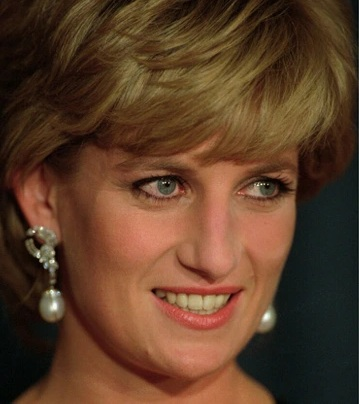
#> input picture backend/training_data/real_folder/011e6a566a8b107c9d795dbc8e.jpg, 359 x 404 px, found by its file name; its folder holds 4 pictures in this run
$ python trainingFunction.py
#> lines starting #> are read from the running program, lines starting #| are printed output that depends on the picture; long printed decimals are rounded
import os
import numpy as np
from skimage import io, color
from skimage.transform import resize
from sklearn.ensemble import GradientBoostingClassifier
from sklearn.model_selection import cross_val_predict, StratifiedKFold
from sklearn.metrics import confusion_matrix, accuracy_score
from sklearn.preprocessing import StandardScaler
import joblib
import logging
from PIL import Image
from PIL.ExifTags import TAGS
def extract_features(image_path, num_bins=20, size=(256, 256)):
#> called with num_bins = 20, size = (256, 256)
    print(f"Processing image: {image_path}")
    img = io.imread(image_path)
#> img is the input picture: shape (404, 359, 3); mean R, G, B 91.8, 61.1, 39.4
    if img.ndim == 3 and img.shape[2] == 4:
        img = color.rgba2rgb(img)
    if img.ndim == 3:
        img = color.rgb2gray(img)
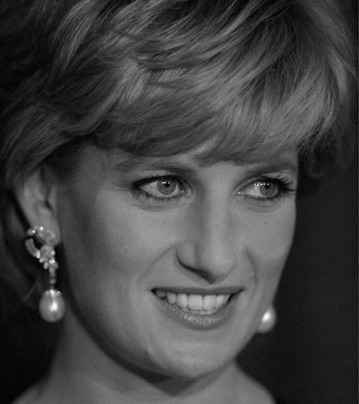
#> img: shape (404, 359) float64; min 0.005, max 0.99, mean 0.259
    img = resize(img, size, anti_aliasing=True)
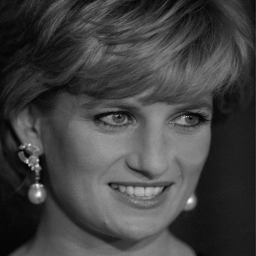
#> img: shape (256, 256) float64; min 0.0114, max 0.974, mean 0.259

    # FFT features
    F = np.fft.fft2(img)
    Fshift = np.fft.fftshift(F)
    log_F = np.log(1 + np.abs(Fshift))
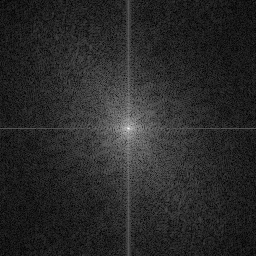
#> log_F: shape (256, 256) float64; min 0.0134, max 9.74, mean 1.59; drawn with min black and max white

    fft_mean = np.mean(log_F)
#> fft_mean = 1.59
    fft_std = np.std(log_F)
#> fft_std = 0.845
    fft_entropy = -np.sum(log_F * np.log(log_F + 1e-10))
#> fft_entropy = -61837.1

    print("FFT Mean:", fft_mean, "FFT Std:", fft_std, "FFT Entropy:", fft_entropy)
#| FFT Mean: 1.590 FFT Std: 0.8451 FFT Entropy: -61837.076

    hist_vals, _ = np.histogram(log_F.flatten(), bins=num_bins, density=True)
#> hist_vals = 20 values, max 0.624 at index 2, min 0 at index 16, mean 0.103
    print("Histogram:", hist_vals)
#| Histogram: [8.33019602e-02 3.82404629e-01 6.24498009e-01 4.51054229e-01
#|  2.34939766e-01 1.28576811e-01 7.13478936e-02 3.92821296e-02
#|  1.96410648e-02 9.41265087e-03 5.64759052e-03 3.38855431e-03
#|  1.69427716e-03 6.90261063e-04 1.25502012e-04 1.25502012e-04
#|  0.00000000e+00 6.27510058e-05 0.00000000e+00 3.13755029e-05]

    # Metadata features
    try:
        image = Image.open(image_path)
        exif_data = image._getexif()
        metadata_features = [0, 0, 0, 0, 0]
        if exif_data:
            for tag_id, value in exif_data.items():
                tag = TAGS.get(tag_id, tag_id)
                if isinstance(value, (str, int, float)):
                    metadata_features.append(len(str(value)))
        metadata_features = metadata_features[:5] if len(metadata_features) >= 5 else metadata_features + [0]*(5 - len(metadata_features))
    except:
        metadata_features = [0, 0, 0, 0, 0]

    print("Metadata:", metadata_features)

    return np.concatenate([[fft_mean, fft_std, fft_entropy], hist_vals, metadata_features])

# ----- Training -----
def get_all_images(folder):
    exts = ('.jpg', '.jpeg', '.png')
    return [f for f in os.listdir(folder) if f.lower().endswith(exts)]

def train_model(real_folder, ai_folder):
    logging.basicConfig(level=logging.INFO, format='%(asctime)s - %(levelname)s - %(message)s')

    real_files = get_all_images(real_folder)
    ai_files = get_all_images(ai_folder)

    n = min(len(real_files), len(ai_files))
    real_files = real_files[:n]
    ai_files = ai_files[:n]
    print(f"Training with {n} images from each class.")

    features = []
    labels = []
    skipped = 0

    for i in range(n):
        try:
            f_real = extract_features(os.path.join(real_folder, real_files[i]))
            f_ai = extract_features(os.path.join(ai_folder, ai_files[i]))
#| FFT Mean: 1.590 FFT Std: 0.8451 FFT Entropy: -61837.076
#| Histogram: [8.33019602e-02 3.82404629e-01 6.24498009e-01 4.51054229e-01
#|  2.34939766e-01 1.28576811e-01 7.13478936e-02 3.92821296e-02
#|  1.96410648e-02 9.41265087e-03 5.64759052e-03 3.38855431e-03
#|  1.69427716e-03 6.90261063e-04 1.25502012e-04 1.25502012e-04
#|  0.00000000e+00 6.27510058e-05 0.00000000e+00 3.13755029e-05]
            if np.any(np.isnan(f_real)) or np.any(np.isnan(f_ai)):
                skipped += 1
                continue
            features.append(f_real)
            labels.append(0)  # real
            features.append(f_ai)
            labels.append(1)  # ai
        except Exception as e:
            print(f"Skipping due to error: {e}")
            skipped += 1
#> pass 2 of the loop in train_model, `for i in range(n):`:
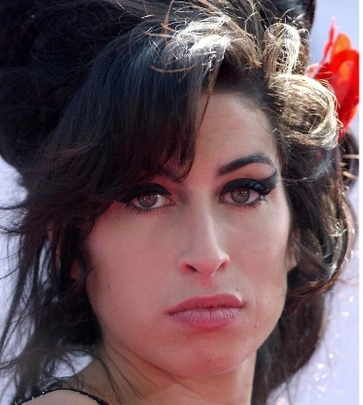
#> input picture backend/training_data/real_folder/07f1eb55d68baf917b75316aeb.jpg, 363 x 405 px, found by its file name
#> in extract_features, img is the input picture: shape (405, 363, 3); mean R, G, B 106.7, 83.3, 89.2
#> in extract_features (call 3), `img = resize(img, size, anti_aliasing=True)`:
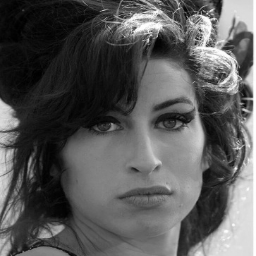
#> img: shape (256, 256) float64; min 0.00215, max 1, mean 0.348
#> in extract_features (call 3), `log_F = np.log(1 + np.abs(Fshift))`:
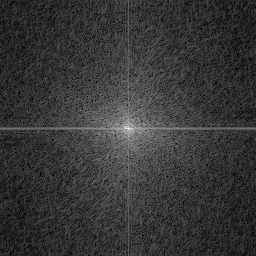
#> log_F: shape (256, 256) float64; min 0.0388, max 10.03, mean 2.21; drawn with min black and max white
#> fft_mean = 2.21
#> fft_std = 0.866
#> fft_entropy = -125768.3
#| FFT Mean: 2.211 FFT Std: 0.8662 FFT Entropy: -125768.313
#> hist_vals = 20 values, max 0.521 at index 3, min 0 at index 18, mean 0.1
#| Histogram: [1.63031279e-02 9.89789148e-02 2.85762691e-01 5.20997897e-01
#|  5.04786360e-01 2.85945872e-01 1.44010963e-01 7.27229411e-02
#|  3.67278330e-02 1.63641883e-02 1.01970875e-02 4.27422828e-03
#|  1.70969131e-03 1.16014768e-03 4.88483232e-04 2.44241616e-04
#|  6.10604040e-05 6.10604040e-05 0.00000000e+00 3.05302020e-05]
#| FFT Mean: 2.211 FFT Std: 0.8662 FFT Entropy: -125768.313
#| Histogram: [1.63031279e-02 9.89789148e-02 2.85762691e-01 5.20997897e-01
#|  5.04786360e-01 2.85945872e-01 1.44010963e-01 7.27229411e-02
#|  3.67278330e-02 1.63641883e-02 1.01970875e-02 4.27422828e-03
#|  1.70969131e-03 1.16014768e-03 4.88483232e-04 2.44241616e-04
#|  6.10604040e-05 6.10604040e-05 0.00000000e+00 3.05302020e-05]
#> pass 3 of the loop in train_model, `for i in range(n):`:
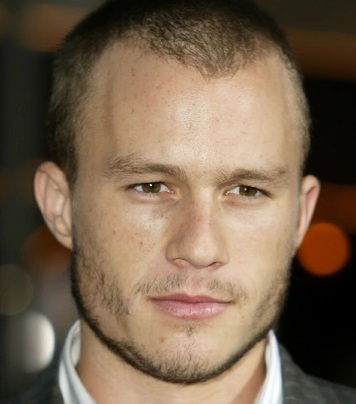
#> input picture backend/training_data/real_folder/240ef750bcabbe2cc057e9a011.jpg, 356 x 404 px, found by its file name
#> in extract_features, img is the input picture: shape (404, 356, 3); mean R, G, B 119.7, 99.6, 78.9
#> in extract_features (call 5), `img = resize(img, size, anti_aliasing=True)`:
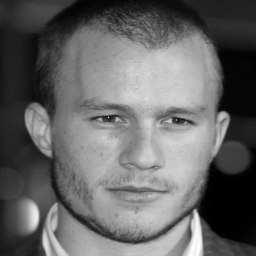
#> img: shape (256, 256) float64; min 0, max 0.997, mean 0.401
#> in extract_features (call 5), `log_F = np.log(1 + np.abs(Fshift))`:
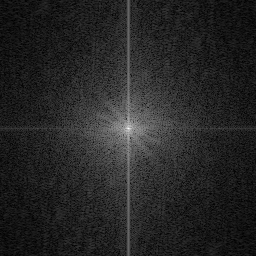
#> log_F: shape (256, 256) float64; min 0.0122, max 10.18, mean 1.52; drawn with min black and max white
#> fft_mean = 1.52
#> fft_std = 0.919
#> fft_entropy = -57956.3
#| FFT Mean: 1.522 FFT Std: 0.9192 FFT Entropy: -57956.325
#> hist_vals = 20 values, max 0.575 at index 2, min 0 at index 16, mean 0.0984
#| Histogram: [1.31971322e-01 5.06240310e-01 5.75198028e-01 3.48871413e-01
#|  1.78203314e-01 9.07828202e-02 5.58386394e-02 3.48541185e-02
#|  2.16749987e-02 1.06273540e-02 6.84473644e-03 3.36232667e-03
#|  1.68116334e-03 4.80332382e-04 4.80332382e-04 2.40166191e-04
#|  0.00000000e+00 6.00415478e-05 0.00000000e+00 3.00207739e-05]
#| FFT Mean: 1.522 FFT Std: 0.9192 FFT Entropy: -57956.325
#| Histogram: [1.31971322e-01 5.06240310e-01 5.75198028e-01 3.48871413e-01
#|  1.78203314e-01 9.07828202e-02 5.58386394e-02 3.48541185e-02
#|  2.16749987e-02 1.06273540e-02 6.84473644e-03 3.36232667e-03
#|  1.68116334e-03 4.80332382e-04 4.80332382e-04 2.40166191e-04
#|  0.00000000e+00 6.00415478e-05 0.00000000e+00 3.00207739e-05]
#> the loop made 4 passes; the first 3 are shown

    print(f"✅ Extracted {len(features)} valid feature vectors. Skipped {skipped}.")

    features = np.array(features)
    labels = np.array(labels)

    scaler = StandardScaler()
    features_norm = scaler.fit_transform(features)
    joblib.dump(scaler, 'models/scaler.pkl')
    print("💾 Scaler saved to models/scaler.pkl")

    if np.any(np.isnan(features_norm)):
        print("⚠️ NaNs detected and removed.")
        mask = ~np.any(np.isnan(features_norm), axis=1)
        features_norm = features_norm[mask]
        labels = labels[mask]

    if features_norm.shape[0] == 0:
        raise ValueError("❌ No usable features. Check image quality or extractor.")

    model = GradientBoostingClassifier(n_estimators=100, learning_rate=0.1, max_depth=3)
    model.fit(features_norm, labels)
    #Training accuracy
    train_preds = model.predict(features_norm)
    train_acc = accuracy_score(labels, train_preds)
    print(f"🎯 Training Accuracy: {train_acc:.4f}")
    cv = StratifiedKFold(n_splits=5, shuffle=True, random_state=42)
#> (the run stopped early here; a loop or call above may not have finished)
